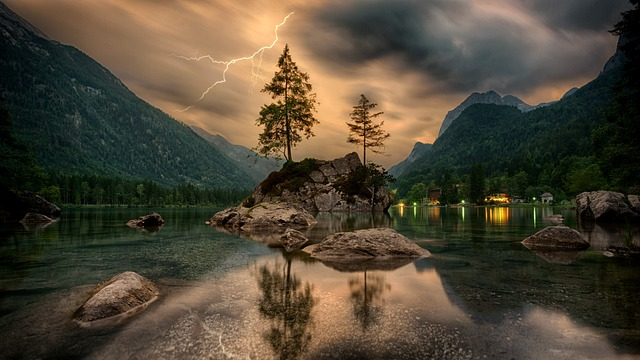
#> input picture Lab1/image1.jpg, 640 x 360 px, found by its file name
$ python exercise6.py
#> lines starting #> are read from the running program, lines starting #| are printed output that depends on the picture
import cv2

img = cv2.imread('C:\\Users\\OSLAB\\PycharmProjects\\pythonProject\\CVLab\\Lab1\\image1.jpg')
#> img is the input picture: shape (360, 640, 3); mean B, G, R 54.2, 70.9, 79.6

cv2.imshow('original img', img)

img = cv2.rotate(img, cv2.ROTATE_180)
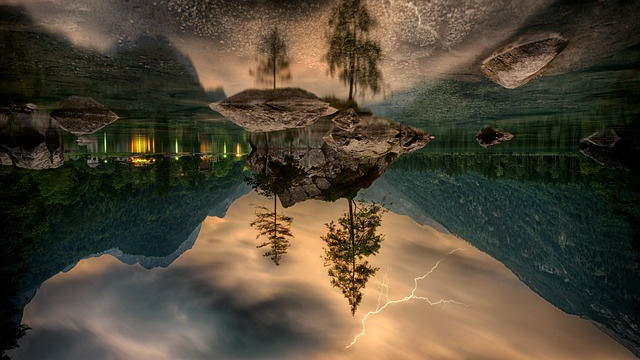
#> img: shape (360, 640, 3); mean B, G, R 54.2, 70.9, 79.6

cv2.imshow('rotated img', img)

cv2.waitKey(0)

cv2.destroyAllWindows()
